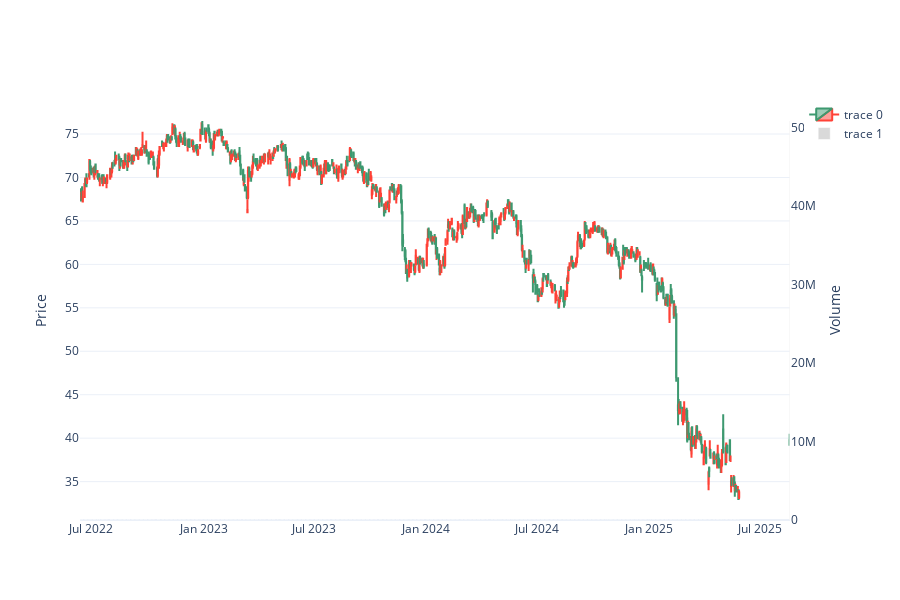

Notebook source saved alongside this figure:
### Code cell
import plotly.graph_objects as go

# ✅ สร้างกราฟ Candlestick
fig = go.Figure()

# 🔹 แท่งเทียนราคา
fig.add_trace(go.Candlestick(
    x=df['time'],
    open=df['open_price'],
    high=df['high_price'],
    low=df['low_price'],
    close=df['close_price'],
    
))

# 🔹 Volume bar (แถบปริมาณการซื้อขาย)
fig.add_trace(go.Bar(
    x=df['time'],
    y=df['volume'],
    marker_color='rgba(128,128,128,0.3)',
    yaxis='y2',
    
))

# ✅ ปรับ layout ให้เหมือน TradingView
fig.update_layout(
    
    xaxis_rangeslider_visible=False,
    yaxis=dict(title='Price'),
    yaxis2=dict(
        title='Volume',
        overlaying='y',
        side='right',
        showgrid=False
    ),
    height=600,
    template='plotly_white'
)

fig.show()

### Figure 1 — Plotly figure (JSON) as saved in the notebook; plotly's stock layout.template omitted (floating-point values rounded to 4 significant figures; data arrays with more than 128 entries replaced by an {"elided": "..."} marker saying what was removed)
{"data": [{"close": {"elided": "722 float values"}, "high": {"elided": "722 float values"}, "low": {"elided": "722 float values"}, "open": {"elided": "722 float values"}, "type": "candlestick", "x": {"elided": "722 str values"}}, {"marker": {"color": "rgba(128,128,128,0.3)"}, "type": "bar", "x": {"elided": "722 str values"}, "y": {"elided": "722 float values"}, "yaxis": "y2"}], "layout": {"height": 600, "xaxis": {"rangeslider": {"visible": false}}, "yaxis": {"title": {"text": "Price"}}, "yaxis2": {"overlaying": "y", "showgrid": false, "side": "right", "title": {"text": "Volume"}}}}
